Frame 1 (no input): blank canvas, image omitted
Frame 60 (the mouse pressed at the canvas centre just before this capture): blank canvas, image omitted
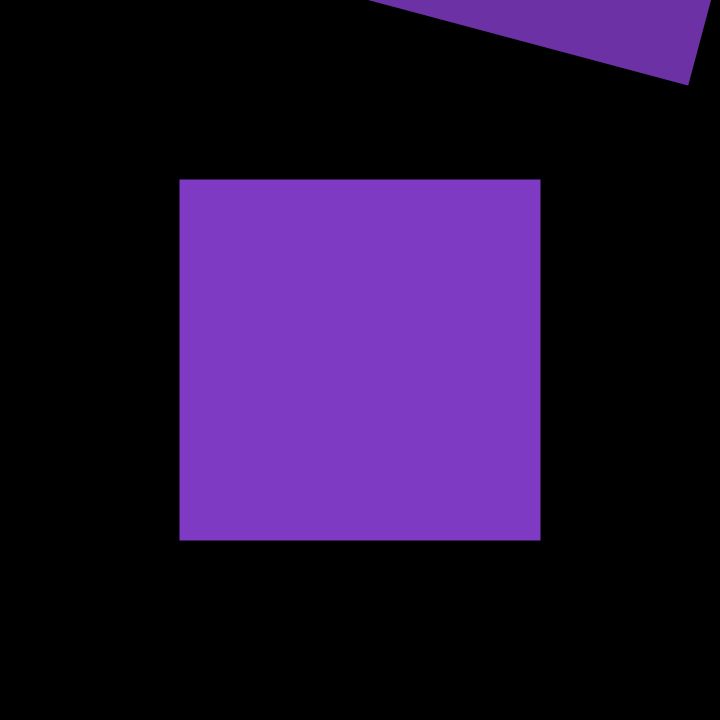
Frame 120 (the mouse held since frame 60 and released just before this capture)

The Processing sketch whose frames 1 and 60 were blank and that drew this single picture after the mouse press (run headless with seeded random() and noise(); from frame 60 on, the mouse is pressed at the canvas centre):

// Processing sketch: processing_47594
// ── processing_47594.pde



int currentFrame = 0;
PImage[] frames = new PImage[24];
int lastTime = 0;

void setup() 
{
  size(720, 720);
  
 
   
  smooth();
  background(0);
  for (int i = 0; i < frames.length; i++) {
    frames[i] = get();
  }
}

void draw() 
{
  int currentTime = millis();
  if (currentTime > lastTime+30) {
    nextFrame();
    
     colorMode(HSB, 360, 100, 100);
  rectMode(CENTER); 
  noStroke();
 

  
  rect (360, 360, mouseX+1, mouseX+1);
  
  
    
    lastTime = currentTime;
    fill(360-mouseY/4,  70, 90, 120);
    translate(width/6, height/6);
      rotate(PI/2.5 + mouseX + mouseY);
  }
  if (mousePressed == true) {
    rect(pmouseX, pmouseY, mouseX, mouseY);
  }
}

void nextFrame() 
{
  frames[currentFrame] = get(); 
  currentFrame++; 
  if (currentFrame >= frames.length) {
    currentFrame = 0;
  }
  image(frames[currentFrame], 0, 0);
  
}
